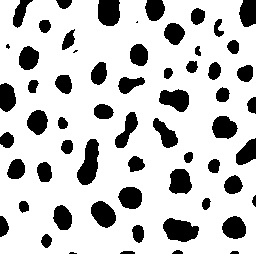
#> input picture images/cells.jpg, 256 x 254 px
$ python maximum_filter.py
#> lines starting #> are read from the running program, lines starting #| are printed output that depends on the picture
#> further down, input_image is the input picture: shape (254, 256); min 0, max 255, mean 200.2
import numpy as np
import cv2

def ApplyMedian(input_image, size):
#> called with size = 3
    height, width = input_image.shape
#> height = 254; width = 256
    #padded Image
    padding = size-1
    stpt = int(padding/2)
    large_image = np.zeros((height+padding, width+padding))
    large_image[stpt:height+stpt, stpt:width+stpt] = input_image
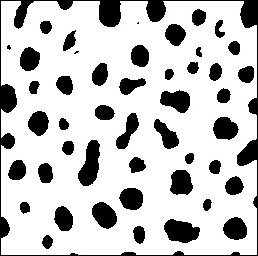
#> large_image: shape (256, 258) float64; min 0, max 255, mean 197.1
    img_out = np.zeros((height, width))
    for i in range(stpt, height+stpt):
        for j in range(stpt, width+stpt):
            s = []
            for k in range(size):
                for l in range(size):
                    y = k - stpt
                    x = l - stpt
                    s.append(large_image[i+y][j+x])
            img_out[i-stpt][j-stpt] = max(s)
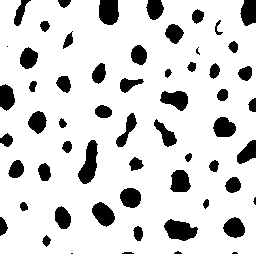
#> img_out: shape (254, 256) float64; min 0, max 255, mean 214.8
    return img_out

image_name = 'images/cells.jpg'
input_image = cv2.imread(image_name, 0)
outimage = ApplyMedian(input_image, 3)
cv2.imwrite('maximum.jpg', outimage)
